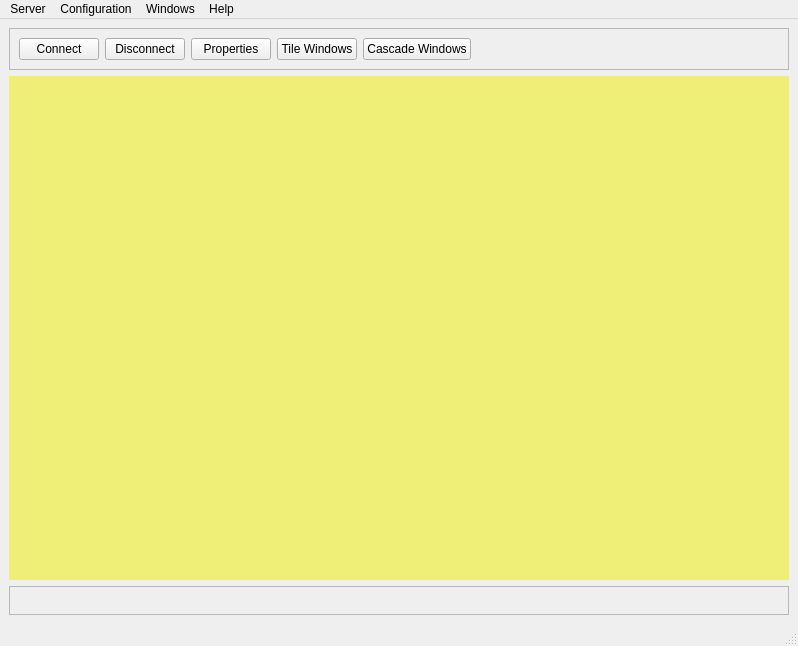
<?xml version="1.0" encoding="UTF-8"?>
<ui version="4.0">
 <class>PyBirch</class>
 <widget class="QMainWindow" name="PyBirch">
  <property name="geometry">
   <rect>
    <x>0</x>
    <y>0</y>
    <width>798</width>
    <height>646</height>
   </rect>
  </property>
  <property name="windowTitle">
   <string>MainWindow</string>
  </property>
  <widget class="QWidget" name="centralwidget">
   <layout class="QGridLayout" name="gridLayout">
    <item row="0" column="0">
     <widget class="QFrame" name="frame">
      <property name="frameShape">
       <enum>QFrame::StyledPanel</enum>
      </property>
      <property name="frameShadow">
       <enum>QFrame::Raised</enum>
      </property>
      <layout class="QHBoxLayout" name="horizontalLayout">
       <item>
        <widget class="QPushButton" name="button_Connect">
         <property name="text">
          <string>Connect</string>
         </property>
        </widget>
       </item>
       <item>
        <widget class="QPushButton" name="button_Disconnect">
         <property name="text">
          <string>Disconnect</string>
         </property>
        </widget>
       </item>
       <item>
        <widget class="QPushButton" name="button_Properties">
         <property name="text">
          <string>Properties</string>
         </property>
        </widget>
       </item>
       <item>
        <widget class="QPushButton" name="button_Tile">
         <property name="toolTip">
          <string>Tile Windows</string>
         </property>
         <property name="text">
          <string>Tile Windows</string>
         </property>
        </widget>
       </item>
       <item>
        <widget class="QPushButton" name="button_Cascade">
         <property name="toolTip">
          <string>Cascade Windows</string>
         </property>
         <property name="text">
          <string>Cascade Windows</string>
         </property>
        </widget>
       </item>
       <item>
        <spacer name="horizontalSpacer">
         <property name="orientation">
          <enum>Qt::Horizontal</enum>
         </property>
         <property name="sizeHint" stdset="0">
          <size>
           <width>40</width>
           <height>20</height>
          </size>
         </property>
        </spacer>
       </item>
      </layout>
     </widget>
    </item>
    <item row="1" column="0">
     <widget class="QMdiArea" name="mdiArea">
      <property name="background">
       <brush brushstyle="SolidPattern">
        <color alpha="255">
         <red>239</red>
         <green>239</green>
         <blue>119</blue>
        </color>
       </brush>
      </property>
      <property name="tabsClosable">
       <bool>false</bool>
      </property>
      <property name="tabsMovable">
       <bool>false</bool>
      </property>
     </widget>
    </item>
    <item row="2" column="0">
     <widget class="QFrame" name="button_bar">
      <property name="minimumSize">
       <size>
        <width>0</width>
        <height>29</height>
       </size>
      </property>
      <property name="layoutDirection">
       <enum>Qt::LeftToRight</enum>
      </property>
      <property name="frameShape">
       <enum>QFrame::StyledPanel</enum>
      </property>
      <property name="frameShadow">
       <enum>QFrame::Raised</enum>
      </property>
      <layout class="QHBoxLayout" name="button_bar_layout">
       <property name="spacing">
        <number>1</number>
       </property>
       <property name="leftMargin">
        <number>1</number>
       </property>
       <property name="topMargin">
        <number>2</number>
       </property>
       <property name="bottomMargin">
        <number>2</number>
       </property>
       <item>
        <spacer name="horizontalSpacer_2">
         <property name="orientation">
          <enum>Qt::Horizontal</enum>
         </property>
         <property name="sizeHint" stdset="0">
          <size>
           <width>40</width>
           <height>20</height>
          </size>
         </property>
        </spacer>
       </item>
      </layout>
     </widget>
    </item>
   </layout>
  </widget>
  <widget class="QMenuBar" name="menubar">
   <property name="geometry">
    <rect>
     <x>0</x>
     <y>0</y>
     <width>798</width>
     <height>25</height>
    </rect>
   </property>
   <widget class="QMenu" name="menuServer">
    <property name="title">
     <string>Server</string>
    </property>
    <addaction name="actionConnect"/>
    <addaction name="actionDisconnect"/>
   </widget>
   <widget class="QMenu" name="menuConfiguration">
    <property name="title">
     <string>Configuration</string>
    </property>
    <addaction name="actionProperties"/>
   </widget>
   <widget class="QMenu" name="menuHelp">
    <property name="title">
     <string>Help</string>
    </property>
    <addaction name="actionAbout_Py_Birch"/>
   </widget>
   <widget class="QMenu" name="menuWindows">
    <property name="title">
     <string>Windows</string>
    </property>
    <addaction name="actionCascade"/>
    <addaction name="actionTile"/>
   </widget>
   <addaction name="menuServer"/>
   <addaction name="menuConfiguration"/>
   <addaction name="menuWindows"/>
   <addaction name="menuHelp"/>
  </widget>
  <widget class="QStatusBar" name="statusbar"/>
  <action name="actionConnect">
   <property name="text">
    <string>Connect</string>
   </property>
  </action>
  <action name="actionDisconnect">
   <property name="text">
    <string>Disconnect</string>
   </property>
  </action>
  <action name="actionProperties">
   <property name="text">
    <string>Properties</string>
   </property>
  </action>
  <action name="actionAbout_Py_Birch">
   <property name="text">
    <string>About Py-Birch</string>
   </property>
  </action>
  <action name="actionCascade">
   <property name="text">
    <string>Cascade</string>
   </property>
  </action>
  <action name="actionTile">
   <property name="text">
    <string>Tile</string>
   </property>
  </action>
 </widget>
 <resources/>
 <connections/>
</ui>
